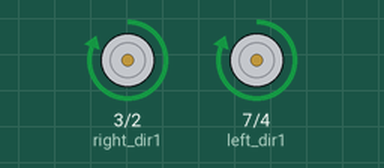
A sketch run on a simulated Arduino Uno, built with avr-gcc and run on an emulated ATmega328P. Shown: motor-driver pin pairs drawn as motors (green arrow = first pin HIGH = forward, orange = second pin HIGH = backward, longer = more drive, scaled by the enable pin).

Above: at 1.5 s.
At 4.5 s:
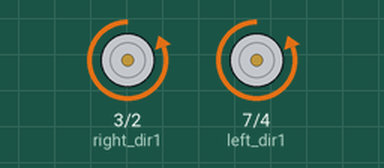
At 7.5 s:
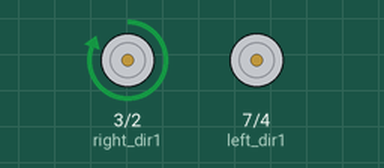
At 16.5 s:
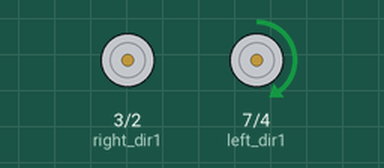
Timing chart, 0 to 23.4 s (numbered marks = the images above):
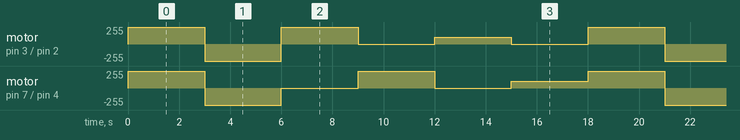

Measured:
- by itself, motor on pin 7 (left_dir1) / pin 4 (left_dir2): repeats every 18.0 s: backward 255/255 3.0 s, stopped 3.0 s, forward 255/255 3.0 s, stopped 3.0 s, forward 100/255 3.0 s, forward 255/255 3.0 s
- by itself, motor on pin 3 (right_dir1) / pin 2 (right_dir2): repeats every 18.0 s: backward 255/255 3.0 s, forward 255/255 3.0 s, stopped 3.0 s, forward 100/255 3.0 s, stopped 3.0 s, forward 255/255 3.0 s

The sketch:

motor_check.ino
```cpp
/*
 Try reversing the polarity of motors if you are not getting expected output.
 */
#define left_dir1 7
#define left_dir2 4
#define left_enable 6

#define right_dir1 3
#define right_dir2 2
#define right_enable 5
void setup() {

  pinMode(left_dir1,OUTPUT);
  pinMode(left_dir2,OUTPUT);
  pinMode(right_dir1,OUTPUT);
  pinMode(right_dir2,OUTPUT);
  pinMode(left_enable,OUTPUT);
  pinMode(right_enable,OUTPUT);

}

void loop() {
   digitalWrite(right_dir1,HIGH); //Rotate both motor forward with full speed for 3 seconds
   digitalWrite(right_dir2,LOW);
   digitalWrite(left_dir1,HIGH);
   digitalWrite(left_dir2,LOW);
   digitalWrite(left_enable, HIGH);
   digitalWrite(right_enable, HIGH);
   delay(3000);

   digitalWrite(right_dir1,LOW); //Rotate both motor backward with full speed for 3 seconds
   digitalWrite(right_dir2,HIGH);
   digitalWrite(left_dir1,LOW);
   digitalWrite(left_dir2,HIGH);
   digitalWrite(left_enable, HIGH);
   digitalWrite(right_enable, HIGH);
   delay(3000);

   digitalWrite(right_dir1,HIGH);//Rotate right motor forward with full speed for 3 seconds
   digitalWrite(right_dir2,LOW);
   digitalWrite(left_dir1,LOW);
   digitalWrite(left_dir2,LOW);
   digitalWrite(left_enable, HIGH);
   digitalWrite(right_enable, HIGH);
   delay(3000);

     digitalWrite(right_dir1,LOW);//Rotate left motor forward with full speed for 3 seconds
     digitalWrite(right_dir2,LOW);
     digitalWrite(left_dir1,HIGH);
     digitalWrite(left_dir2,LOW);
     digitalWrite(left_enable, HIGH);
     digitalWrite(right_enable, HIGH);
     delay(3000);

    digitalWrite(right_dir1,HIGH);//Rotate right motor forward with lower speed for 3 seconds
    digitalWrite(right_dir2,LOW);
    digitalWrite(left_dir1,LOW);
    digitalWrite(left_dir2,LOW);
    analogWrite(left_enable, 100);
    analogWrite(right_enable, 100);
    delay(3000);

    digitalWrite(right_dir1,LOW);//Rotate left motor forward with lower speed for 3 seconds
    digitalWrite(right_dir2,LOW);
    digitalWrite(left_dir1,HIGH);
    digitalWrite(left_dir2,LOW);
    analogWrite(left_enable, 100);
    analogWrite(right_enable, 100);
    delay(3000);


}
```
